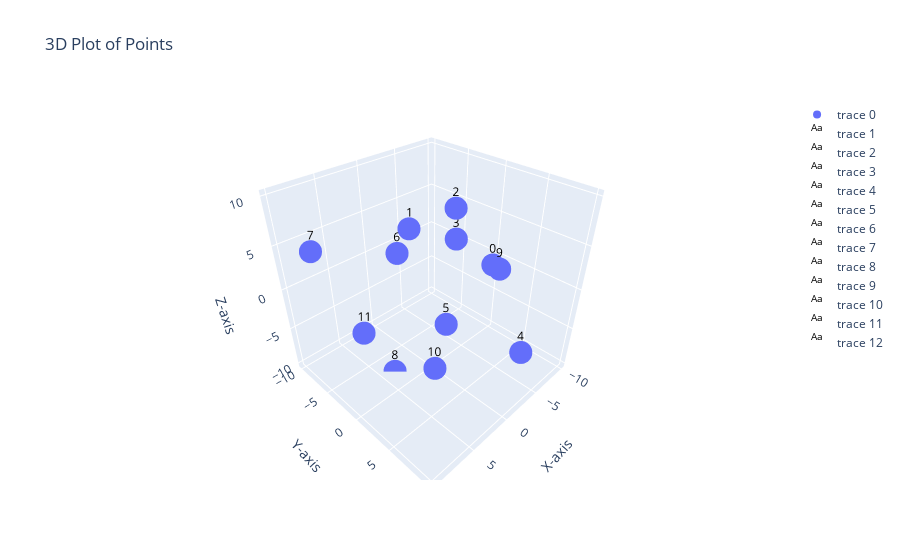

Source (notebook cell):
### Code cell
file_name="couplings_12_0"
dab=load_d(file_name)
mapData(dab)
get_stress(dab)

### Figure 1 — Plotly figure (JSON) as saved in the notebook; plotly's stock layout.template omitted (floating-point values rounded to 4 significant figures)
{"data": [{"mode": "markers", "type": "scatter3d", "x": [-6.665, 4.725, -4.269, -6.728, -3.98, -4.432, -2.284, 8.111, 3.43, -0.1082, 5.165, 7.035], "y": [2.289, 2.16, -0.9462, -2.959, 8.638, -2.048, -7.823, -7.995, -2.378, 7.786, 5.553, -2.276], "z": [1.028, 9.39, 7.148, 1.997, -5.324, -8.164, 0.008635, 4.484, -10.55, 5.967, -3.266, -2.722]}, {"hoverinfo": "none", "mode": "text", "text": "0", "textfont": {"color": "black", "size": 12}, "type": "scatter3d", "x": [-6.665], "y": [2.289], "z": [1.028]}, {"hoverinfo": "none", "mode": "text", "text": "1", "textfont": {"color": "black", "size": 12}, "type": "scatter3d", "x": [4.725], "y": [2.16], "z": [9.39]}, {"hoverinfo": "none", "mode": "text", "text": "2", "textfont": {"color": "black", "size": 12}, "type": "scatter3d", "x": [-4.269], "y": [-0.9462], "z": [7.148]}, {"hoverinfo": "none", "mode": "text", "text": "3", "textfont": {"color": "black", "size": 12}, "type": "scatter3d", "x": [-6.728], "y": [-2.959], "z": [1.997]}, {"hoverinfo": "none", "mode": "text", "text": "4", "textfont": {"color": "black", "size": 12}, "type": "scatter3d", "x": [-3.98], "y": [8.638], "z": [-5.324]}, {"hoverinfo": "none", "mode": "text", "text": "5", "textfont": {"color": "black", "size": 12}, "type": "scatter3d", "x": [-4.432], "y": [-2.048], "z": [-8.164]}, {"hoverinfo": "none", "mode": "text", "text": "6", "textfont": {"color": "black", "size": 12}, "type": "scatter3d", "x": [-2.284], "y": [-7.823], "z": [0.008635]}, {"hoverinfo": "none", "mode": "text", "text": "7", "textfont": {"color": "black", "size": 12}, "type": "scatter3d", "x": [8.111], "y": [-7.995], "z": [4.484]}, {"hoverinfo": "none", "mode": "text", "text": "8", "textfont": {"color": "black", "size": 12}, "type": "scatter3d", "x": [3.43], "y": [-2.378], "z": [-10.55]}, {"hoverinfo": "none", "mode": "text", "text": "9", "textfont": {"color": "black", "size": 12}, "type": "scatter3d", "x": [-0.1082], "y": [7.786], "z": [5.967]}, {"hoverinfo": "none", "mode": "text", "text": "10", "textfont": {"color": "black", "size": 12}, "type": "scatter3d", "x": [5.165], "y": [5.553], "z": [-3.266]}, {"hoverinfo": "none", "mode": "text", "text": "11", "textfont": {"color": "black", "size": 12}, "type": "scatter3d", "x": [7.035], "y": [-2.276], "z": [-2.722]}], "layout": {"scene": {"aspectmode": "cube", "xaxis": {"range": [-10.55, 10.55], "title": {"text": "X-axis"}}, "yaxis": {"range": [-10.55, 10.55], "title": {"text": "Y-axis"}}, "zaxis": {"range": [-10.55, 10.55], "title": {"text": "Z-axis"}}}, "title": {"text": "3D Plot of Points"}}}
